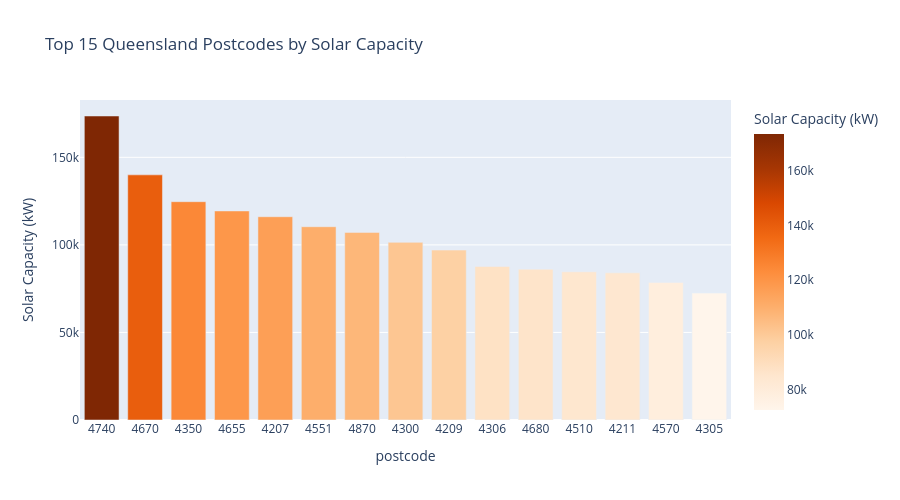

Notebook source saved alongside this figure:
### Markdown cell above
## 8. Visualization - DER Distribution Map

Create visual representation of Queensland DER deployment.

### Code cell
# Bar chart of top postcodes



fig = px.bar(top_postcodes.head(15), 
             x=top_postcodes.head(15).index,
             y='Solar_capacity_kVA',
             title='Top 15 Queensland Postcodes by Solar Capacity',
             labels={'x': 'postcode', 'Solar_capacity_kVA': 'Solar Capacity (kW)'},
             color='Solar_capacity_kVA',
             color_continuous_scale='Oranges')
fig.update_layout(height=500, showlegend=False)
fig.show()

### Figure 1 — Plotly figure (JSON) as saved in the notebook; plotly's stock layout.template omitted (floating-point values rounded to 4 significant figures)
{"data": [{"hovertemplate": "postcode=%{x}<br>Solar Capacity (kW)=%{marker.color}<extra></extra>", "legendgroup": "", "marker": {"color": [173603, 139990, 124668, 119384, 116084, 110374, 107137, 101442, 97032, 87682, 86127, 84649, 84032, 78496, 72458], "coloraxis": "coloraxis", "pattern": {"shape": ""}}, "name": "", "orientation": "v", "showlegend": false, "textposition": "auto", "type": "bar", "x": ["4740", "4670", "4350", "4655", "4207", "4551", "4870", "4300", "4209", "4306", "4680", "4510", "4211", "4570", "4305"], "xaxis": "x", "y": [173603, 139990, 124668, 119384, 116084, 110374, 107137, 101442, 97032, 87682, 86127, 84649, 84032, 78496, 72458], "yaxis": "y"}], "layout": {"barmode": "relative", "coloraxis": {"colorbar": {"title": {"text": "Solar Capacity (kW)"}}, "colorscale": [[0, "rgb(255,245,235)"], [0.125, "rgb(254,230,206)"], [0.25, "rgb(253,208,162)"], [0.375, "rgb(253,174,107)"], [0.5, "rgb(253,141,60)"], [0.625, "rgb(241,105,19)"], [0.75, "rgb(217,72,1)"], [0.875, "rgb(166,54,3)"], [1, "rgb(127,39,4)"]]}, "height": 500, "legend": {"tracegroupgap": 0}, "showlegend": false, "title": {"text": "Top 15 Queensland Postcodes by Solar Capacity"}, "xaxis": {"anchor": "y", "domain": [0, 1], "title": {"text": "postcode"}}, "yaxis": {"anchor": "x", "domain": [0, 1], "title": {"text": "Solar Capacity (kW)"}}}}
